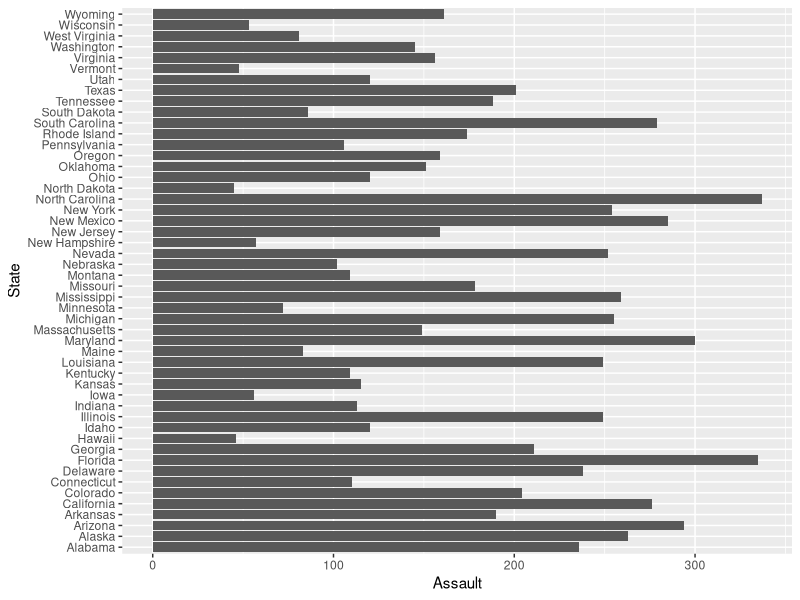

Source code (R):
## ---- chunk 1

library(tidyverse)

us_crime <- USArrests %>%
  rownames_to_column( var = "State") 

str(us_crime)

summary(us_crime)

head(us_crime)

## ---- chunk 2

us_crime %>%
  ggplot(aes(x = State, y = Assault)) +
  geom_col() +
  coord_flip()

